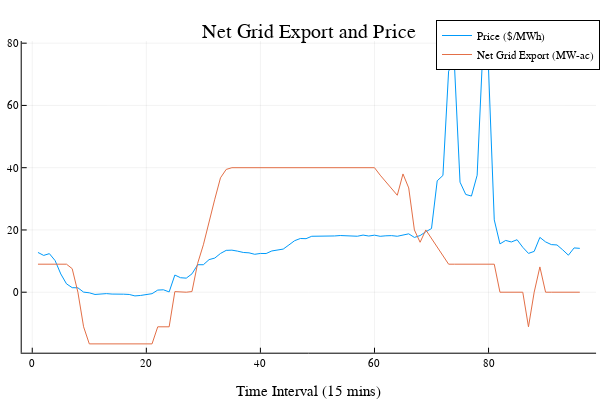

Here is the notebook cell this chart was saved with:
### Code cell
plot(results.Price, label="Price (\$/MWh)")
plot!(results.Export- results.Import, label="Net Grid Export (MW-ac)")
title!("Net Grid Export and Price")
xaxis!("Time Interval (15 mins)")
yaxis!("")

### Figure 1 — Plotly figure (JSON) as saved in the notebook; plotly's stock layout.template omitted (floating-point values rounded to 4 significant figures)
{"data": [{"colorbar": {"title": ""}, "legendgroup": "Price ($/MWh)", "line": {"color": "rgba(0, 154, 250, 1.000)", "dash": "solid", "shape": "linear", "width": 1}, "mode": "lines", "name": "Price ($/MWh)", "showlegend": true, "type": "scatter", "x": [1, 2, 3, 4, 5, 6, 7, 8, 9, 10, 11, 12, 13, 14, 15, 16, 17, 18, 19, 20, 21, 22, 23, 24, 25, 26, 27, 28, 29, 30, 31, 32, 33, 34, 35, 36, 37, 38, 39, 40, 41, 42, 43, 44, 45, 46, 47, 48, 49, 50, 51, 52, 53, 54, 55, 56, 57, 58, 59, 60, 61, 62, 63, 64, 65, 66, 67, 68, 69, 70, 71, 72, 73, 74, 75, 76, 77, 78, 79, 80, 81, 82, 83, 84, 85, 86, 87, 88, 89, 90, 91, 92, 93, 94, 95, 96], "xaxis": "x1", "y": [12.77, 11.82, 12.39, 10.17, 5.86, 2.69, 1.46, 1.41, 0.03, -0.19, -0.72, -0.54, -0.45, -0.6, -0.72, -0.63, -0.72, -1.19, -1.04, -0.76, -0.47, 0.68, 0.78, 0.09, 5.51, 4.66, 4.52, 5.89, 8.83, 8.83, 10.47, 10.97, 12.45, 13.44, 13.51, 13.19, 12.77, 12.65, 12.18, 12.45, 12.42, 13.25, 13.61, 13.85, 15.19, 16.55, 17.25, 17.2, 17.97, 17.96, 17.9, 18.12, 18.07, 18.21, 18.08, 18.1, 17.98, 18.35, 18.05, 18.32, 17.96, 18.12, 18.18, 17.97, 18.44, 18.75, 17.6, 18.2, 19.42, 20.45, 35.79, 37.5, 71.02, 73.86, 35.35, 31.4, 30.89, 37.58, 77.85, 71.52, 23.24, 15.52, 16.63, 16.14, 16.86, 14.43, 12.47, 13.11, 17.61, 16.16, 15.3, 15.18, 13.61, 11.89, 14.23, 14.09], "yaxis": "y1", "zmax": null, "zmin": null}, {"colorbar": {"title": ""}, "legendgroup": "Net Grid Export (MW-ac)", "line": {"color": "rgba(227, 111, 71, 1.000)", "dash": "solid", "shape": "linear", "width": 1}, "mode": "lines", "name": "Net Grid Export (MW-ac)", "showlegend": true, "type": "scatter", "x": [1, 2, 3, 4, 5, 6, 7, 8, 9, 10, 11, 12, 13, 14, 15, 16, 17, 18, 19, 20, 21, 22, 23, 24, 25, 26, 27, 28, 29, 30, 31, 32, 33, 34, 35, 36, 37, 38, 39, 40, 41, 42, 43, 44, 45, 46, 47, 48, 49, 50, 51, 52, 53, 54, 55, 56, 57, 58, 59, 60, 61, 62, 63, 64, 65, 66, 67, 68, 69, 70, 71, 72, 73, 74, 75, 76, 77, 78, 79, 80, 81, 82, 83, 84, 85, 86, 87, 88, 89, 90, 91, 92, 93, 94, 95, 96], "xaxis": "x1", "y": [9, 9, 9, 9, 9, 9, 7.56, 0, -11.11, -16.6, -16.6, -16.6, -16.6, -16.6, -16.6, -16.6, -16.6, -16.6, -16.6, -16.6, -16.6, -11.11, -11.11, -11.11, 0.1876, 0, 0, 0.2088, 9.278, 15.23, 23.01, 29.88, 36.75, 39.44, 40, 40, 40, 40, 40, 40, 40, 40, 40, 40, 40, 40, 40, 40, 40, 40, 40, 40, 40, 40, 40, 40, 40, 40, 39.89, 40, 37.6, 35.45, 33.3, 31.14, 37.99, 33.5, 20.0, 16.05, 20.01, 17.26, 14.5, 11.75, 9, 9, 9, 9, 9, 9, 9, 9, 9, 0, 0, 0, 0, 0, -11.11, 0, 8.123, 0, 0, 0, 0, 0, 0, 0], "yaxis": "y1", "zmax": null, "zmin": null}], "layout": {"annotations": [{"font": {"color": "rgba(0, 0, 0, 1.000)", "family": "sans-serif", "size": 20}, "rotation": 0, "showarrow": false, "text": "Net Grid Export and Price", "x": 0.5148, "xanchor": "center", "xref": "paper", "y": 1, "yanchor": "top", "yref": "paper"}], "height": 400, "legend": {"bgcolor": "rgba(255, 255, 255, 1.000)", "bordercolor": "rgba(0, 0, 0, 1.000)", "borderwidth": 1, "font": {"color": "rgba(0, 0, 0, 1.000)", "family": "sans-serif", "size": 11}, "tracegroupgap": 0, "traceorder": "normal", "x": 1, "xanchor": "auto", "y": 1, "yanchor": "auto"}, "margin": {"b": 20, "l": 0, "r": 0, "t": 20}, "paper_bgcolor": "rgba(255, 255, 255, 1.000)", "plot_bgcolor": "rgba(255, 255, 255, 1.000)", "showlegend": true, "width": 600, "xaxis": {"anchor": "y1", "domain": [0.03619, 0.9934], "gridcolor": "rgba(0, 0, 0, 0.100)", "gridwidth": 0.5, "linecolor": "rgba(0, 0, 0, 1.000)", "mirror": false, "range": [-1.85, 98.85], "showgrid": true, "showline": true, "showticklabels": true, "tickangle": 0, "tickcolor": "rgb(0, 0, 0)", "tickfont": {"color": "rgba(0, 0, 0, 1.000)", "family": "sans-serif", "size": 11}, "tickmode": "array", "ticks": "inside", "ticktext": ["0", "20", "40", "60", "80"], "tickvals": [0, 20, 40, 60, 80], "title": "Time Interval (15 mins)", "titlefont": {"color": "rgba(0, 0, 0, 1.000)", "family": "sans-serif", "size": 15}, "type": "-", "visible": true, "zeroline": false, "zerolinecolor": "rgba(0, 0, 0, 1.000)"}, "yaxis": {"anchor": "x1", "domain": [0.07581, 0.9415], "gridcolor": "rgba(0, 0, 0, 0.100)", "gridwidth": 0.5, "linecolor": "rgba(0, 0, 0, 1.000)", "mirror": false, "range": [-19.43, 80.68], "showgrid": true, "showline": true, "showticklabels": true, "tickangle": 0, "tickcolor": "rgb(0, 0, 0)", "tickfont": {"color": "rgba(0, 0, 0, 1.000)", "family": "sans-serif", "size": 11}, "tickmode": "array", "ticks": "inside", "ticktext": ["0", "20", "40", "60", "80"], "tickvals": [0, 20, 40, 60, 80], "title": "", "titlefont": {"color": "rgba(0, 0, 0, 1.000)", "family": "sans-serif", "size": 15}, "type": "-", "visible": true, "zeroline": false, "zerolinecolor": "rgba(0, 0, 0, 1.000)"}}}
